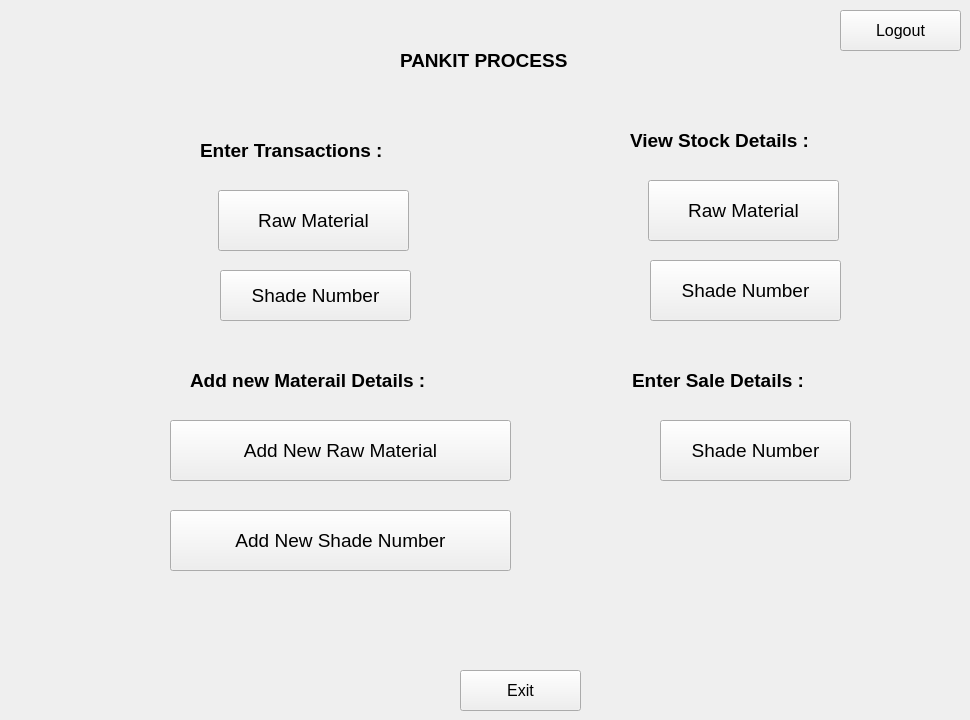
    <widget class="QWidget" name="Home">
     <widget class="QPushButton" name="RM_3">
      <property name="geometry">
       <rect>
        <x>170</x>
        <y>510</y>
        <width>341</width>
        <height>61</height>
       </rect>
      </property>
      <property name="font">
       <font>
        <pointsize>14</pointsize>
       </font>
      </property>
      <property name="text">
       <string>Add New Shade Number</string>
      </property>
     </widget>
     <widget class="QPushButton" name="RM">
      <property name="geometry">
       <rect>
        <x>218</x>
        <y>190</y>
        <width>191</width>
        <height>61</height>
       </rect>
      </property>
      <property name="font">
       <font>
        <pointsize>14</pointsize>
       </font>
      </property>
      <property name="text">
       <string>Raw Material</string>
      </property>
     </widget>
     <widget class="QPushButton" name="EP">
      <property name="geometry">
       <rect>
        <x>220</x>
        <y>270</y>
        <width>191</width>
        <height>51</height>
       </rect>
      </property>
      <property name="font">
       <font>
        <pointsize>14</pointsize>
       </font>
      </property>
      <property name="text">
       <string>Shade Number</string>
      </property>
     </widget>
     <widget class="QLabel" name="label_76">
      <property name="geometry">
       <rect>
        <x>630</x>
        <y>120</y>
        <width>261</width>
        <height>41</height>
       </rect>
      </property>
      <property name="font">
       <font>
        <pointsize>14</pointsize>
        <weight>75</weight>
        <bold>true</bold>
       </font>
      </property>
      <property name="text">
       <string>View Stock Details :</string>
      </property>
     </widget>
     <widget class="QPushButton" name="RM_4">
      <property name="geometry">
       <rect>
        <x>648</x>
        <y>180</y>
        <width>191</width>
        <height>61</height>
       </rect>
      </property>
      <property name="font">
       <font>
        <pointsize>14</pointsize>
       </font>
      </property>
      <property name="text">
       <string>Raw Material</string>
      </property>
     </widget>
     <widget class="QLabel" name="label">
      <property name="geometry">
       <rect>
        <x>200</x>
        <y>130</y>
        <width>261</width>
        <height>41</height>
       </rect>
      </property>
      <property name="font">
       <font>
        <pointsize>14</pointsize>
        <weight>75</weight>
        <bold>true</bold>
       </font>
      </property>
      <property name="text">
       <string>Enter Transactions : </string>
      </property>
     </widget>
     <widget class="QLabel" name="label_77">
      <property name="geometry">
       <rect>
        <x>632</x>
        <y>360</y>
        <width>261</width>
        <height>41</height>
       </rect>
      </property>
      <property name="font">
       <font>
        <pointsize>14</pointsize>
        <weight>75</weight>
        <bold>true</bold>
       </font>
      </property>
      <property name="text">
       <string>Enter Sale Details :</string>
      </property>
     </widget>
     <widget class="QPushButton" name="RM_5">
      <property name="geometry">
       <rect>
        <x>650</x>
        <y>260</y>
        <width>191</width>
        <height>61</height>
       </rect>
      </property>
      <property name="font">
       <font>
        <pointsize>14</pointsize>
       </font>
      </property>
      <property name="text">
       <string>Shade Number</string>
      </property>
     </widget>
     <widget class="QLabel" name="label_2">
      <property name="geometry">
       <rect>
        <x>190</x>
        <y>360</y>
        <width>341</width>
        <height>41</height>
       </rect>
      </property>
      <property name="font">
       <font>
        <pointsize>14</pointsize>
        <weight>75</weight>
        <bold>true</bold>
       </font>
      </property>
      <property name="text">
       <string>Add new Materail Details : </string>
      </property>
     </widget>
     <widget class="QPushButton" name="RM_6">
      <property name="geometry">
       <rect>
        <x>660</x>
        <y>420</y>
        <width>191</width>
        <height>61</height>
       </rect>
      </property>
      <property name="font">
       <font>
        <pointsize>14</pointsize>
       </font>
      </property>
      <property name="text">
       <string>Shade Number</string>
      </property>
     </widget>
     <widget class="QPushButton" name="RM_2">
      <property name="geometry">
       <rect>
        <x>170</x>
        <y>420</y>
        <width>341</width>
        <height>61</height>
       </rect>
      </property>
      <property name="font">
       <font>
        <pointsize>14</pointsize>
       </font>
      </property>
      <property name="text">
       <string>Add New Raw Material</string>
      </property>
     </widget>
     <widget class="QPushButton" name="logout">
      <property name="geometry">
       <rect>
        <x>840</x>
        <y>10</y>
        <width>121</width>
        <height>41</height>
       </rect>
      </property>
      <property name="font">
       <font>
        <pointsize>12</pointsize>
       </font>
      </property>
      <property name="text">
       <string>Logout</string>
      </property>
     </widget>
     <widget class="QPushButton" name="exit">
      <property name="geometry">
       <rect>
        <x>460</x>
        <y>670</y>
        <width>121</width>
        <height>41</height>
       </rect>
      </property>
      <property name="font">
       <font>
        <pointsize>12</pointsize>
       </font>
      </property>
      <property name="text">
       <string>Exit</string>
      </property>
     </widget>
     <widget class="QLabel" name="label_114">
      <property name="geometry">
       <rect>
        <x>400</x>
        <y>40</y>
        <width>221</width>
        <height>41</height>
       </rect>
      </property>
      <property name="font">
       <font>
        <pointsize>14</pointsize>
        <weight>75</weight>
        <bold>true</bold>
       </font>
      </property>
      <property name="text">
       <string>PANKIT PROCESS</string>
      </property>
     </widget>
    </widget>
